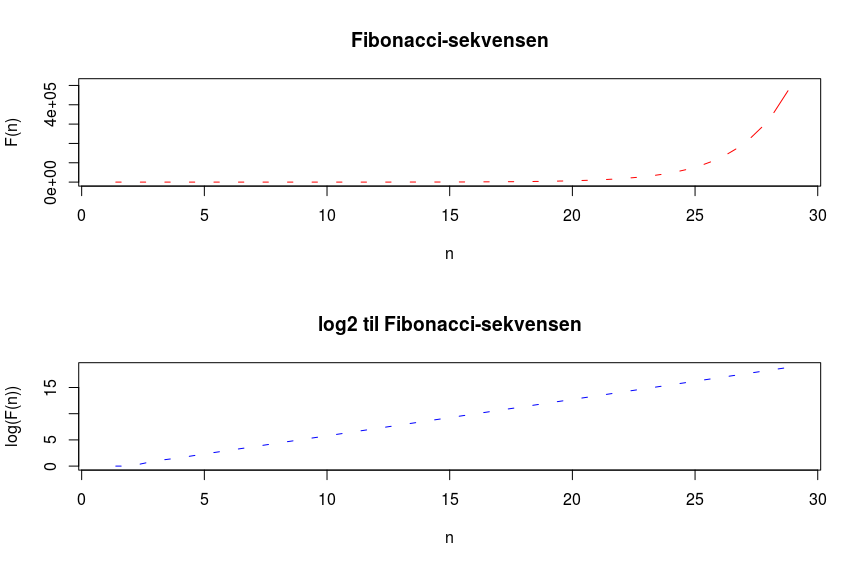

R code for this plot:
fib  <- function(n)
{
  if (length(n) > 1) return(sapply(n, fib))
  if (n == 1) return(1)
  if (n == 2) return(1)
  return(fib(n-1)+fib(n-2)) 
}

n <- c(1:29)
fibn <- fib(1:29)

par(mfrow=c(2,1))
matplot(n, fibn, type = 'c', 
        col = c("#ff0000"),
        ylab = "F(n)", xlab = "n")
title("Fibonacci-sekvensen")
matplot(n, log2(fibn), type = 'c', 
        col = c("#0000ff"),
        ylab = "log(F(n))", xlab = "n")
title("log2 til Fibonacci-sekvensen")
